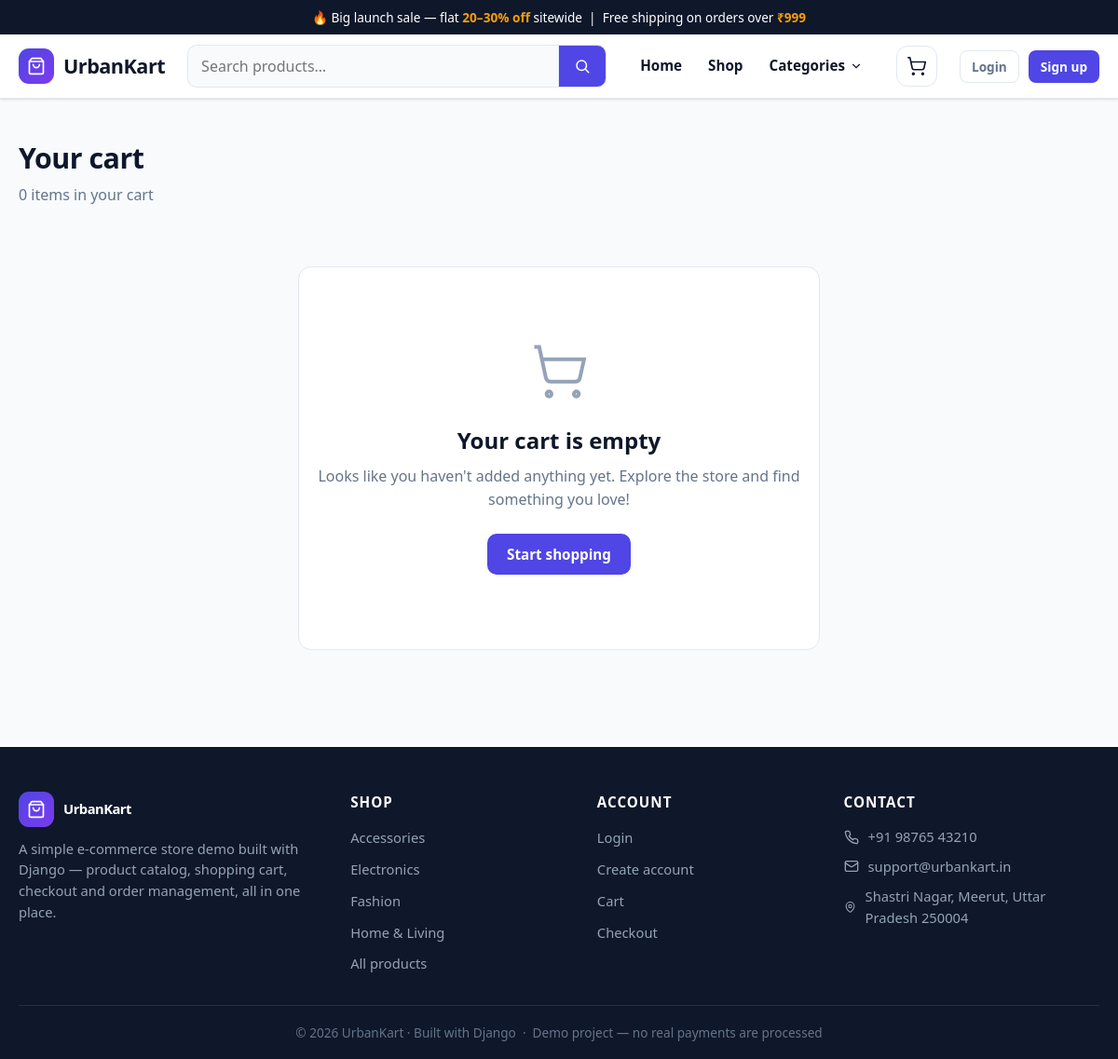
Page /cart/ on the committed database.
### catalog/models.py (models this page shows, shortened)
class Category(models.Model):
    name = models.CharField(max_length=100, unique=True)
    slug = models.SlugField(max_length=120, unique=True)
    description = models.TextField(blank=True)
    class Meta:
        verbose_name_plural = "categories"
        ordering = ["name"]
    def get_absolute_url(self):
        return reverse("catalog:shop_by_category", args=[self.slug])

### cart/views.py (the view)
# urls.py: path("", views.cart_detail, name="detail"),
def cart_detail(request):
    lines = cart_api.cart_lines(request)
    subtotal = cart_api.cart_subtotal(request)
    shipping = cart_api.shipping_cost(subtotal)
    context = {
        "lines": lines,
        "subtotal": subtotal,
        "shipping": shipping,
        "total": subtotal + shipping,
        "free_shipping_threshold": cart_api.FREE_SHIPPING_THRESHOLD,
        "free_shipping_remaining": max(0, cart_api.FREE_SHIPPING_THRESHOLD - subtotal),
        "shipping_flat_rate": cart_api.SHIPPING_FLAT_RATE,
    }
    return render(request, "cart/cart_detail.html", context)

### cart/cart.py (called while the page is built)
def get_cart(request):
    return request.session.setdefault(CART_SESSION_KEY, {})

def cart_lines(request):
    from catalog.models import Product
    cart = get_cart(request)
    product_ids = [int(pid) for pid in cart.keys()]
    products = Product.objects.filter(id__in=product_ids, is_active=True)
    product_map = {p.id: p for p in products}
    lines = []
    for pid in cart.keys():
        product = product_map.get(int(pid))
        if product is None:
            continue  # product deleted or deactivated — skip it
        lines.append((product, int(cart[pid])))
    return lines

def cart_count(request):
    return sum(int(q) for q in get_cart(request).values())

def cart_subtotal(request):
    from decimal import Decimal
    total = Decimal("0.00")
    for product, qty in cart_lines(request):
        total += product.price * qty
    return total

def shipping_cost(subtotal):
    if subtotal >= FREE_SHIPPING_THRESHOLD or subtotal == 0:
        return 0
    return SHIPPING_FLAT_RATE

### cart/context_processors.py (called while the page is built)
def cart(request):
    if request.path.startswith("/admin/"):
        return {}
    return {
        "cart_count": cart_api.cart_count(request),
        "cart_subtotal": cart_api.cart_subtotal(request),
        "nav_categories": Category.objects.filter(products__is_active=True)
        .distinct()
        .order_by("name"),
    }

### templates/cart/cart_detail.html (shortened to what this page needs)
{% extends "base.html" %}
{% load static store_extras %}
{% block content %}
<div class="container">
  <h1 class="page-title">Your cart</h1>
  <p class="page-sub">{{ cart_count }} item{{ cart_count|pluralize }} in your cart</p>
  {% if lines %}
  <div class="cart-layout">
    <div class="cart-items" id="cart-items">
      {% for product, quantity in lines %}
      <div class="cart-row" data-cart-line data-product-id="{{ product.id }}">
        <a href="{{ product.get_absolute_url }}">
          {% if product.image %}<img src="{% static product.image %}" alt="{{ product.name }}">{% endif %}
        </a>
        <div>
          <span class="cart-item-cat">{{ product.category.name }}</span><br>
          <a class="cart-item-name" href="{{ product.get_absolute_url }}">{{ product.name }}</a>
          <div class="cart-unit-price">{{ product.price|inr }} each</div>
        </div>
        <div>
          <div class="qty-stepper">
            <button type="button" data-qty-btn data-action="dec" aria-label="Decrease">−</button>
            <input type="number" data-qty-input value="{{ quantity }}" min="1" max="{{ product.stock }}" readonly>
            <button type="button" data-qty-btn data-action="inc" aria-label="Increase">+</button>
          </div>
          {% if product.stock <= 5 %}<div class="muted" style="font-size:.78rem; text-align:center;">{{ product.stock }} left</div>{% endif %}
        </div>
        <div class="cart-line-total" data-line-total>{{ product.price|multiply:quantity|inr }}</div>
        <div class="remove-cell" style="text-align: right;">
          <button type="button" class="remove-link" data-remove-item aria-label="Remove {{ product.name }}">
            <svg width="15" height="15" viewBox="0 0 24 24" fill="none" stroke="currentColor" stroke-width="2" stroke-linecap="round"><path d="M3 6h18"/><path d="M19 6v14a2 2 0 0 1-2 2H7a2 2 0 0 1-2-2V6"/><path d="M8 6V4a2 2 0 0 1 2-2h4a2 2 0 0 1 2 2v2"/></svg>
            Remove
          </button>
        </div>
      </div>
      {% endfor %}
    </div>
    <aside class="summary-card">
      <h3>Order summary</h3>
      <div class="free-ship-box" id="free-ship-box">
        <span id="free-ship-msg" data-threshold="{{ free_shipping_threshold }}">
          {% if subtotal >= free_shipping_threshold %}🎉 You've unlocked FREE shipping!{% else %}Add {{ free_shipping_remaining|inr }} more for FREE shipping{% endif %}
        </span>
        <div class="bar"><i id="free-ship-bar" data-threshold="{{ free_shipping_threshold }}" style="width: {% widthratio subtotal free_shipping_threshold 100 %}%"></i></div>
      </div>
      <div class="summary-row"><span>Subtotal</span><span id="cart-subtotal">{{ subtotal|inr }}</span></div>
      <div class="summary-row"><span>Shipping</span><span id="cart-shipping" class="{% if shipping == 0 %}free{% endif %}">{% if shipping == 0 %}FREE{% else %}{{ shipping|inr }}{% endif %}</span></div>
      <div class="summary-row total"><span>Total</span><span id="cart-total">{{ total|inr }}</span></div>
      <a class="btn btn-primary btn-block mt-2" href="{% url 'orders:checkout' %}">
        <svg width="18" height="18" viewBox="0 0 24 24" fill="none" stroke="currentColor" stroke-width="2" stroke-linecap="round" stroke-linejoin="round"><path d="m5 12 7-7 7 7"/><path d="M12 19V5"/></svg>
        Proceed to checkout
      </a>
      <a class="btn btn-ghost btn-block mt-1" href="/shop/">Continue shopping</a>
      <form action="{% url 'cart:clear' %}" method="post" class="mt-2">
        {% csrf_token %}
        <button type="submit" class="remove-link" style="color: var(--muted);">Clear cart</button>
      </form>
    </aside>
  </div>
  {% else %}
  <div class="cart-layout" style="grid-template-columns: 1fr; justify-items: center;">
    <div class="cart-empty" style="background: var(--surface); border: 1px solid var(--line); border-radius: var(--radius); max-width: 560px;">
      <svg width="64" height="64" viewBox="0 0 24 24" fill="none" stroke="currentColor" stroke-width="1.5" style="color: var(--muted-2);">
        <circle cx="8" cy="21" r="1"/><circle cx="19" cy="21" r="1"/>
        <path d="M2.05 2.05h2l2.66 12.42a2 2 0 0 0 2 1.58h9.78a2 2 0 0 0 1.95-1.57l1.65-7.43H5.12"/>
      </svg>
      <h2>Your cart is empty</h2>
      <p>Looks like you haven't added anything yet. Explore the store and find something you love!</p>
      <a class="btn btn-primary" href="/shop/">Start shopping</a>
    </div>
  </div>
  {% endif %}
</div>
{% endblock %}

### templates/includes/footer.html (shortened to what this page needs)
<footer class="footer">
  <div class="container">
    <div class="footer-inner">
      <div>
        <a class="logo" href="/" style="color:#fff;">
          <span class="logo-mark">
            <svg width="20" height="20" viewBox="0 0 24 24" fill="none" stroke="currentColor" stroke-width="2" stroke-linecap="round" stroke-linejoin="round">
              <path d="M6 2 3 6v14a2 2 0 0 0 2 2h14a2 2 0 0 0 2-2V6l-3-4Z"/><path d="M3 6h18"/><path d="M16 10a4 4 0 0 1-8 0"/>
            </svg>
          </span>
          UrbanKart
        </a>
        <p class="brand-desc">
          A simple e-commerce store demo built with Django — product catalog,
          shopping cart, checkout and order management, all in one place.
        </p>
      </div>
      <div>
        <h4>Shop</h4>
        <ul>
          {% for category in nav_categories %}
          <li><a href="{{ category.get_absolute_url }}">{{ category.name }}</a></li>
          {% endfor %}
          <li><a href="/shop/">All products</a></li>
        </ul>
      </div>
      <div>
        <h4>Account</h4>
        <ul>
          {% if user.is_authenticated %}
          <li><a href="{% url 'orders:my_orders' %}">My Orders</a></li>
          <li><a href="{% url 'accounts:logout' %}">Logout</a></li>
          {% else %}
          <li><a href="{% url 'accounts:login' %}">Login</a></li>
          <li><a href="{% url 'accounts:register' %}">Create account</a></li>
          {% endif %}
          <li><a href="{% url 'cart:detail' %}">Cart</a></li>
          <li><a href="{% url 'orders:checkout' %}">Checkout</a></li>
        </ul>
      </div>
      <div>
        <h4>Contact</h4>
        <ul class="footer-contact">
          <li>
            +91 98765 43210
          </li>
          <li>
            <svg width="16" height="16" viewBox="0 0 24 24" fill="none" stroke="currentColor" stroke-width="2" stroke-linecap="round" stroke-linejoin="round"><rect width="20" height="16" x="2" y="4" rx="2"/><path d="m22 7-8.97 5.7a1.94 1.94 0 0 1-2.06 0L2 7"/></svg>
            support@urbankart.in
          </li>
          <li>
            <svg width="16" height="16" viewBox="0 0 24 24" fill="none" stroke="currentColor" stroke-width="2" stroke-linecap="round" stroke-linejoin="round"><path d="M20 10c0 6-8 12-8 12s-8-6-8-12a8 8 0 0 1 16 0Z"/><circle cx="12" cy="10" r="3"/></svg>
            Shastri Nagar, Meerut, Uttar Pradesh 250004
          </li>
        </ul>
      </div>
    </div>
    <div class="footer-bottom">
      © {% now "Y" %} UrbanKart · Built with Django &nbsp;·&nbsp; Demo project — no real payments are processed
    </div>
  </div>
</footer>

### static/css/style.css (style rules this page uses)
:root { --primary: #4f46e5; --primary-dark: #4338ca; --primary-soft: #eef2ff; --accent: #f59e0b; --ink: #0f172a; --muted: #64748b; --muted-2: #94a3b8; --bg: #f8fafc; --surface: #ffffff; --line: #e2e8f0; --success: #16a34a; --success-soft: #dcfce7; --danger: #dc2626; --danger-soft: #fee2e2; --info-soft: #e0f2fe; --warning-soft: #fef3c7; --radius: 14px; --radius-sm: 10px; --shadow-sm: 0 1px 2px rgba(15, 23, 42, 0.06), 0 1px 3px rgba(15, 23, 42, 0.08); --shadow-md: 0 4px 12px rgba(15, 23, 42, 0.08); --shadow-lg: 0 12px 32px rgba(15, 23, 42, 0.12); --font: "Segoe UI", system-ui, -apple-system, Roboto, "Helvetica Neue", Arial, sans-serif; }
* { box-sizing: border-box; }
html { scroll-behavior: smooth; }
body { margin: 0; font-family: var(--font); background: var(--bg); color: var(--ink); line-height: 1.55; -webkit-font-smoothing: antialiased; }
a { color: var(--primary); text-decoration: none; }
.container { max-width: 1200px; margin: 0 auto; padding: 0 20px; }
.btn { display: inline-flex; align-items: center; justify-content: center; gap: 8px; padding: 11px 20px; border-radius: var(--radius-sm); border: 1px solid transparent; font: 600 0.95rem var(--font); cursor: pointer; transition: all 0.15s ease; text-align: center; white-space: nowrap; }
.btn-primary { background: var(--primary); color: #fff; }
.logo { display: flex; align-items: center; gap: 10px; font-weight: 800; font-size: 1.35rem; color: var(--ink); letter-spacing: -0.5px; }
.logo-mark { width: 38px; height: 38px; border-radius: 11px; background: linear-gradient(135deg, var(--primary), #7c3aed); display: grid; place-items: center; color: #fff; flex-shrink: 0; }
.cart-layout { display: grid; grid-template-columns: 1fr 360px; gap: 30px; align-items: start; padding: 40px 0 64px; }
.cart-empty { padding: 80px 20px; text-align: center; }
.cart-empty svg { color: var(--muted-2); margin-bottom: 16px; }
.cart-empty h2 { margin: 0 0 8px; }
.cart-empty p { color: var(--muted); margin: 0 0 24px; }
.footer { background: #0f172a; color: #cbd5e1; margin-top: 40px; }
.footer-inner { display: grid; grid-template-columns: 1.4fr 1fr 1fr 1.2fr; gap: 36px; padding: 48px 0 32px; }
.footer h4 { color: #fff; margin: 0 0 14px; font-size: 0.95rem; text-transform: uppercase; letter-spacing: 1px; }
.footer ul { list-style: none; margin: 0; padding: 0; display: flex; flex-direction: column; gap: 9px; }
.footer a { color: #94a3b8; font-size: 0.92rem; }
.footer .brand-desc { color: #94a3b8; font-size: 0.92rem; margin: 12px 0 0; }
.footer-contact li { display: flex; gap: 10px; align-items: center; font-size: 0.92rem; color: #94a3b8; }
.footer-bottom { border-top: 1px solid rgba(255, 255, 255, 0.1); padding: 18px 0; font-size: 0.85rem; color: #64748b; text-align: center; }
.page-title { margin: 40px 0 4px; font-size: 1.9rem; letter-spacing: -0.5px; }
.page-sub { color: var(--muted); margin: 0 0 24px; }

### rows in the picture
Category: name "Accessories"
Category: name "Electronics"
Category: name "Fashion"
Category: name "Home & Living"

### other values in the picture
{{ cart_count }} "0"
